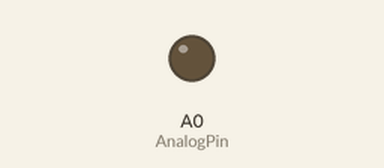
The sketch below on a simulated Arduino Uno, built with avr-gcc and run on an emulated ATmega328P. On the bench: output pins drawn as LEDs (lit = HIGH). What the sketch prints to the serial monitor is not drawn.

Above: at 0.3 s.
At 5.3 s:
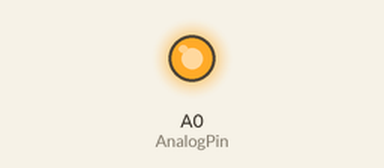
Timing chart, 0 to 13.8 s (numbered marks = the images above):
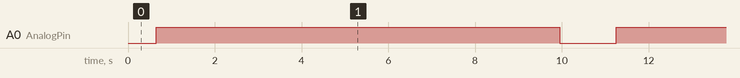

Measured:
- by itself, A0 (AnalogPin): alternates HIGH for 9.3 s and LOW for 1.3 s

The sketch:

LED_meredup.ino
```cpp
#define AnalogPin A0

int analogValue = 1;

void setup() {
  pinMode(AnalogPin, OUTPUT);
  Serial.begin(9600);
}

void loop() {
  while(analogValue < 1023){
    analogWrite(AnalogPin, analogValue);
    Serial.println(analogValue);
    analogValue++;
    delay(5);
  }

  while(analogValue > 1){
    analogWrite(AnalogPin, analogValue);
    Serial.println(analogValue);
    analogValue--;
    delay(5);
  }

}
```
